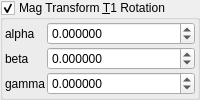
    <widget class="MyGroupBox" name="groupCheck_transf_rotation_enabled">
     <property name="title">
      <string>Mag Transform &amp;T1 Rotation</string>
     </property>
     <property name="checkable">
      <bool>true</bool>
     </property>
     <layout class="QVBoxLayout" name="verticalLayout_8" stretch="0">
      <property name="spacing">
       <number>2</number>
      </property>
      <property name="leftMargin">
       <number>2</number>
      </property>
      <property name="topMargin">
       <number>2</number>
      </property>
      <property name="rightMargin">
       <number>2</number>
      </property>
      <property name="bottomMargin">
       <number>2</number>
      </property>
      <item>
       <layout class="QGridLayout" name="gridLayout_21" columnstretch="0,1">
        <property name="spacing">
         <number>2</number>
        </property>
        <item row="1" column="0">
         <widget class="QLabel" name="label_43">
          <property name="text">
           <string notr="true">alpha</string>
          </property>
         </widget>
        </item>
        <item row="2" column="0">
         <widget class="QLabel" name="label_54">
          <property name="text">
           <string notr="true">beta</string>
          </property>
         </widget>
        </item>
        <item row="3" column="0">
         <widget class="QLabel" name="label_55">
          <property name="text">
           <string notr="true">gamma</string>
          </property>
         </widget>
        </item>
        <item row="1" column="1">
         <widget class="MyDoubleSpinBox" name="spinboxd3_transf_rotation_x">
          <property name="sizePolicy">
           <sizepolicy hsizetype="Minimum" vsizetype="Maximum">
            <horstretch>0</horstretch>
            <verstretch>0</verstretch>
           </sizepolicy>
          </property>
          <property name="prefix">
           <string/>
          </property>
          <property name="suffix">
           <string/>
          </property>
          <property name="decimals">
           <number>6</number>
          </property>
          <property name="minimum">
           <double>-36000.000000000000000</double>
          </property>
          <property name="maximum">
           <double>36000.000000000000000</double>
          </property>
          <property name="singleStep">
           <double>1.000000000000000</double>
          </property>
         </widget>
        </item>
        <item row="2" column="1">
         <widget class="MyDoubleSpinBox" name="spinboxd3_transf_rotation_y">
          <property name="sizePolicy">
           <sizepolicy hsizetype="Minimum" vsizetype="Maximum">
            <horstretch>0</horstretch>
            <verstretch>0</verstretch>
           </sizepolicy>
          </property>
          <property name="prefix">
           <string/>
          </property>
          <property name="suffix">
           <string/>
          </property>
          <property name="decimals">
           <number>6</number>
          </property>
          <property name="minimum">
           <double>-36000.000000000000000</double>
          </property>
          <property name="maximum">
           <double>36000.000000000000000</double>
          </property>
          <property name="singleStep">
           <double>1.000000000000000</double>
          </property>
         </widget>
        </item>
        <item row="3" column="1">
         <widget class="MyDoubleSpinBox" name="spinboxd3_transf_rotation_z">
          <property name="sizePolicy">
           <sizepolicy hsizetype="Minimum" vsizetype="Maximum">
            <horstretch>0</horstretch>
            <verstretch>0</verstretch>
           </sizepolicy>
          </property>
          <property name="prefix">
           <string/>
          </property>
          <property name="suffix">
           <string/>
          </property>
          <property name="decimals">
           <number>6</number>
          </property>
          <property name="minimum">
           <double>-36000.000000000000000</double>
          </property>
          <property name="maximum">
           <double>36000.000000000000000</double>
          </property>
          <property name="singleStep">
           <double>1.000000000000000</double>
          </property>
         </widget>
        </item>
       </layout>
      </item>
     </layout>
    </widget>
